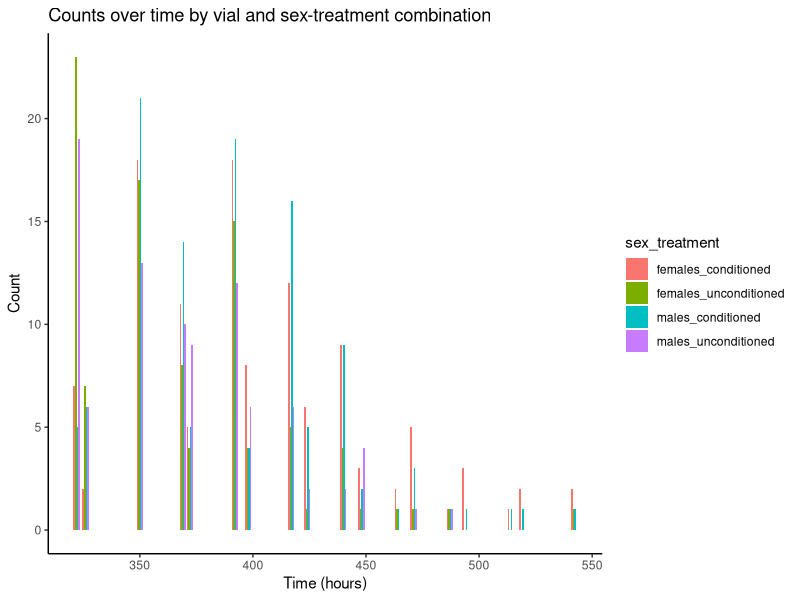
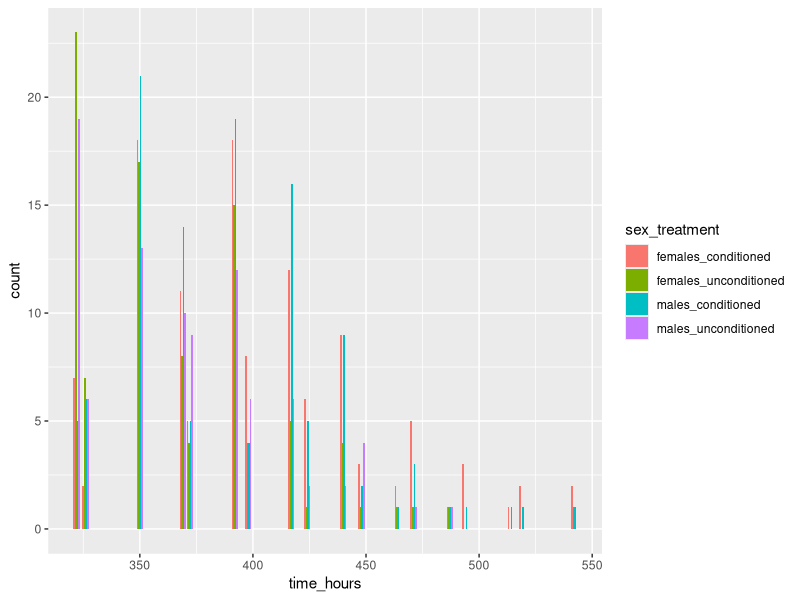

The R source for these figures, in order:
## Packages
library(tidyverse)
library(ggplot2)
library(readxl)
library(viridis)

## Read data in
pupae_fitness <- read_excel("data/fitness_experiment/pupae_data.xlsx")

## choosing colours from virids to use
viridis_colors <- viridis(10)

## Creating a plot (bar plot for now)
pupae_fitness_plot <- ggplot(pupae_fitness, aes(x = `time (hours)`, y = pupae, fill = treatment)) +
  geom_bar(stat = "identity", position = "dodge") +
  #geom_line(aes(col = treatment), position = position_dodge(width = 1)) +
  scale_fill_manual(values = viridis_colors[c(1,8)]) +
  theme_classic() +
  labs(x = "Time (hours) since eggs laid", 
       y = "Pupae") 


## Read data in
fly_fitness <- read_excel("data/fitness_experiment/fly_data.xlsx")


fly_fitness_tidy <- tidyr::pivot_longer(data = fly_fitness ,
                                 cols = c(females, males),
                                 names_to = "sex",
                                 values_to = "count")


fly_fitness_tidy$sex_treatment <- paste(fly_fitness_tidy$sex, fly_fitness_tidy$treatment, sep = "_")


library(ggplot2)

ggplot(fly_fitness_tidy, aes(x = time_hours, y = count, fill = sex_treatment)) +
  geom_bar(stat = "identity", position = "dodge") +
  labs(x = "Time (hours)", y = "Count", title = "Counts over time by vial and sex-treatment combination") + 
  theme_classic()



ggplot(fly_fitness_tidy, aes(x = time_hours, y = count, fill = sex_treatment)) +
  geom_bar(position="dodge", stat="identity")



